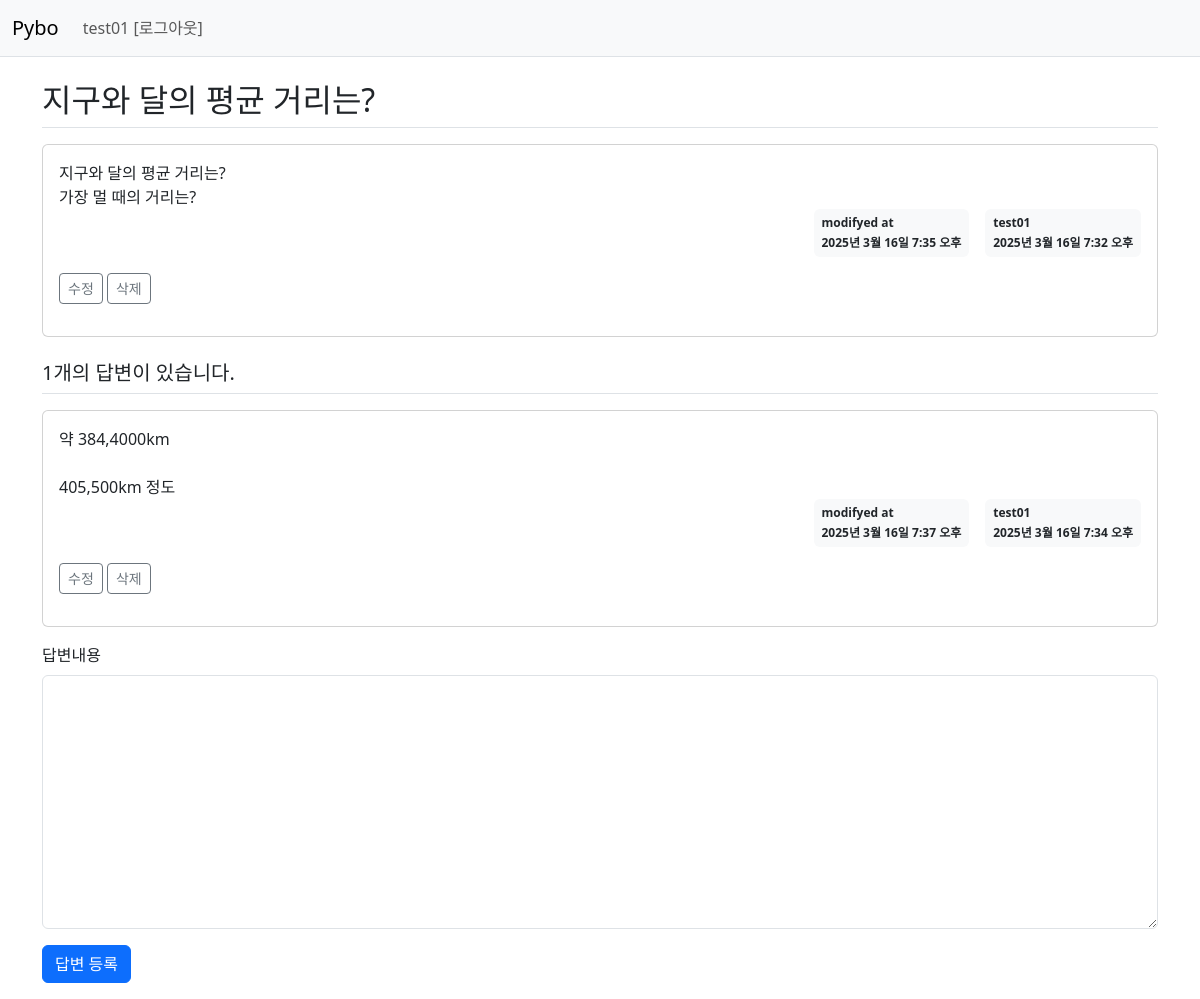
Page /pybo/309/ (signed in) on the committed database.
### pybo/models.py (models this page shows, shortened)
class Question(models.Model):
    author = models.ForeignKey(User, on_delete=models.CASCADE)
    subject = models.CharField(max_length=200)
    content = models.TextField()
    create_date = models.DateTimeField()
    modify_date = models.DateTimeField(null=True, blank=True)

class Answer(models.Model):
    author = models.ForeignKey(User, on_delete=models.CASCADE)
    question = models.ForeignKey(Question, on_delete=models.CASCADE)
    content = models.TextField()
    create_date = models.DateTimeField()
    modify_date = models.DateTimeField(null=True, blank=True)

### pybo/views.py (the view)
# urls.py: path('<int:question_id>/', views.detail, name='detail'),
def detail(request, question_id):
    question = get_object_or_404(Question, pk=question_id)
    context = {'question': question}
    return render(request, 'pybo/question_detail.html', context)

### templates/pybo/question_detail.html (shortened to what this page needs)
{% extends 'base.html' %}
{% block content %}
<div class="container my-3">
    <h2 class="border-bottom py-2">{{ question.subject }}</h2>
    <div class="card my-3">
        <div class="card-body">
            <div class="card-text" style="white-space: pre-line;">{{ question.content }}</div>
            <div class="d-flex justify-content-end">
                {% if question.modify_date %}
                <div class="badge bg-light text-dark p-2 text-start mx-3">
                    <div class="mb-2">modifyed at</div>
                    <div>{{ question.modify_date }}</div>
                </div>
                {% endif %}
                <div class="badge bg-light text-dark p-2 text-start">
                    <div class="mb-2">{{ question.author.username }}</div>
                    <div>{{ question.create_date }}</div>
                </div>
            </div>
            <div class="my-3">
                {% if request.user == question.author %}
                <a href="{% url 'pybo:question_modify' question.id %}"
                class="btn btn-sm btn-outline-secondary">수정</a>
                <a href="javascript:void(0)" data-uri="{% url 'pybo:question_delete' question.id %}"
                class="delete btn btn-sm btn-outline-secondary">삭제</a>
                {% endif %}
            </div>
        </div>
    </div>
    <h5 class="border-bottom my-3 py-2">{{question.answer_set.count}}개의 답변이 있습니다.</h5>
    {% for answer in question.answer_set.all %}
    <div class="card my-3">
        <div class="card-body">
            <div class="card-text" style="white-space: pre-line;">{{ answer.content }}</div>
            <div class="d-flex justify-content-end">
                {% if question.modify_date %}
                <div class="badge bg-light text-dark p-2 text-start mx-3">
                    <div class="mb-2">modifyed at</div>
                    <div>{{ answer.modify_date }}</div>
                </div>
                {% endif %}
                <div class="badge bg-light text-dark p-2 text-start">
                    <div class="mb-2">{{ question.author.username }}</div>
                    <div>{{ answer.create_date }}</div>
                </div>
            </div>
            <div class="my-3">
                {% if request.user == answer.author %}
                <a href="{% url 'pybo:answer_modify' answer.id %}"
                class="btn btn-sm btn-outline-secondary">수정</a>
                <a href="#" data-uri="{% url 'pybo:answer_delete' answer.id %}"
                   class="delete btn btn-sm btn-outline-secondary">삭제</a>
                {% endif %}
            </div>
        </div>
    </div>
    {% endfor %}
    <form action="{% url 'pybo:answer_create' question.id %}" method="post" class="my-3">
        <div class="mb-3">
            <label for="content" class="form-label">답변내용</label>
            <textarea {% if not user.is_authenticated %}disabled{% endif %}
                    name="content" id="content" class="form-control" rows="10"></textarea>
        </div>
        <button type="submit" class="btn btn-primary">답변 등록</button>
    </form>
</div>
{% endblock %}

### templates/navbar.html (shortened to what this page needs)
<nav class="navbar navbar-expand-lg navbar-light bg-light border-bottom">
    <div class="container-fluid">
        <a class="navbar-brand" href="{% url 'pybo:index' %}">Pybo</a>
        <div class="collapse navbar-collapse" id="navbarSupportedContent">
            <ul class="navbar-nav me-auto mb-2 mb-lg-0">
                <li class="nav-item">
                    {% if user.is_authenticated %}
                    <a class="nav-link" href="{% url 'common:logout' %}">{{ user.username }} [로그아웃]</a>
                    {% else %}
                    <a class="nav-link" href="{% url 'common:login' %}">로그인</a>
                    {% endif %}
                </li>
            </ul>
        </div>
    </div>
</nav>

### rows in the picture
Question: subject "지구와 달의 평균 거리는?", content "지구와 달의 평균 거리는? 가장 멀 때의 거리는?", modify_date "2025년 3월 16일 7:35 오후", author.username "test01", create_date "2025년 3월 16일 7:32 오후", answer_set.count "1"
Answer: content "약 384,4000km 405,500km 정도", modify_date "2025년 3월 16일 7:37 오후", create_date "2025년 3월 16일 7:34 오후", shows "수정"

### other values in the picture
{{ user.username }} "test01"
